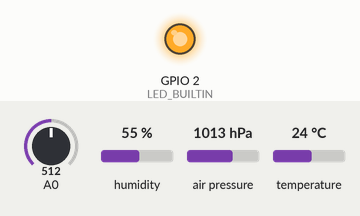
A sketch run on a simulated ESP8266 (NodeMCU). On the bench: output pins drawn as LEDs (lit = HIGH, except the on-board LED, lit = LOW). The inputs (shaded band) are chosen by the test bench; at power-on: A0 = 512, humidity 55 %, air pressure 1013 hPa, temperature 24 °C. WiFi joins after 1.5 s; servers stay silent unless stated; what the sketch prints to the serial monitor is not drawn.

Above: at 1.7 s.
At 12.8 s:
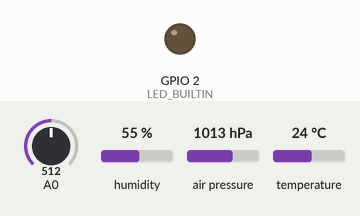
Timing chart, 0 to 27.0 s (numbered marks = the images above):
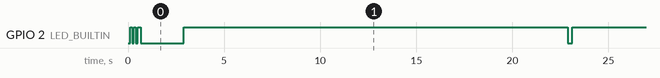

Measured:
- by itself, GPIO 2 (LED_BUILTIN): goes LOW 0.10 s, HIGH 0.10 s, LOW 0.10 s, HIGH 0.17 s, LOW 2.2 s, 6 × (HIGH 20.0 s, LOW 0.21 s), then HIGH

The sketch:

esp8266.ino
```cpp
/*
    This should wake up the esp8266 each hour, connect to the WIFI, get
    temperature and pressure from the attached BME280 sensor in the D1 and D2
    and send the info the and API.
*/

#include <ESP8266WiFi.h>
#include <SparkFunBME280.h>

// GENERAL
//const int loop_delay = 86400000/24; //1 day has 86400000 milisenconds
const int loop_delay = 20000; //60 secs
BME280 sensor;

// WIFI
const char* ssid     = "xxx";
const char* password = "xxx";

boolean isWifiConnected() {

  Serial.print("Connecting to SSID: ");
  Serial.print(ssid);

  if (WiFi.status() != WL_CONNECTED) {
    WiFi.mode(WIFI_STA);
    WiFi.begin(ssid, password);
  }

  int max_retries = 30;
  int retries;

  for (retries = 0; WiFi.status() != WL_CONNECTED and retries < max_retries; ++retries ) {
    delay(1000);
    Serial.print(".");
  }

  if (WiFi.status() == WL_CONNECTED) {
    Serial.println("");
    Serial.println("WiFi connected");
    Serial.print("IP address: ");
    Serial.println(WiFi.localIP());
    return true;
  }
  else {
    Serial.print("ERROR: After ");
    Serial.print(retries);
    Serial.print(" retries, the wifi can not connect to SSID: ");
    Serial.println(ssid);
    return false;
  }
}

// SENSOR
boolean isSensorConnected() {
  Wire.begin();

  if (sensor.beginI2C() == false) {
    Serial.println("ERROR: The sensor did not respond. Please check wiring.");
    return false;
  }
  //GET data from the BME280
  //Serial.begin(9600);
  return true;
}

float getBatteryVoltage() {
  int sensorValue = analogRead(A0);
  float voltage_percent = sensorValue * (100 / 1023.0);
  Serial.print("Battery Voltage: ");
  Serial.print(voltage_percent);
  Serial.println("%");
  return voltage_percent;
}

double getSensorTemp() {
  //Serial.println("Reading temperature values from BME280");
  double temp = sensor.readTempC();
  Serial.print("Temperature: ");
  Serial.print(temp);
  Serial.println("ºC");
  return temp;
}

double getSensorPressure() {
  //Serial.println("Reading pressure values from BME280");
  double pressure_pa = sensor.readFloatPressure();
  double pressure_mb = pressure_pa / 100;
  Serial.print("Pressure: ");
  Serial.print(pressure_mb);
  Serial.println("milibars");
  return pressure_mb;
}

double getSensorHumidity() {
  //Serial.println("Reading humidity values from BME280");
  double humidity = sensor.readFloatHumidity();
  Serial.print("Humidity: ");
  Serial.print(humidity);
  Serial.println("%");
  return humidity;
}

double getSensorAltitude() {
  //Serial.println("Reading altitude values from BME280");
  double altitude = sensor.readFloatAltitudeMeters();
  Serial.print("Altitude: ");
  Serial.print(altitude);
  Serial.println("meters");
  return altitude;
}


// API
const char* host = "http://api.gorkarevilla.com/";
const char* endpoint   = "meteo/v1/sensor";

boolean sendMetricsData(double temp, double pressure, double humidity) {
  return true;
}


void setup() {
  // Serial.begin(115200);
  Serial.begin(9600);
  delay(10);
  pinMode(LED_BUILTIN, OUTPUT);
  digitalWrite(LED_BUILTIN, LOW);
  delay(100);
  digitalWrite(LED_BUILTIN, HIGH);
  delay(100);
  digitalWrite(LED_BUILTIN, LOW);
  delay(100);
  digitalWrite(LED_BUILTIN, HIGH);
  delay(100);
  digitalWrite(LED_BUILTIN, LOW);
  delay(100);
  digitalWrite(LED_BUILTIN, HIGH);
  delay(100);

  Serial.println("-----------------------------------------------------");
  Serial.println("Booting Gteo...");
  Serial.println("-----------------------------------------------------");

}

void loop() {
  digitalWrite(LED_BUILTIN, LOW);
  Serial.println("-----------------------------------------------------");

  float batteryV = getBatteryVoltage();

  if ( isSensorConnected() ) {

    double temp = getSensorTemp();
    double pressure = getSensorPressure();
    double humidity = getSensorHumidity();
    // double altitude = getSensorAltitude();


    if ( isWifiConnected() ) {
      if (sendMetricsData(temp, pressure, humidity) ){

      }
    }

  }

  Serial.println("-----------------------------------------------------");
  digitalWrite(LED_BUILTIN, HIGH);

  delay(loop_delay);
}
```
